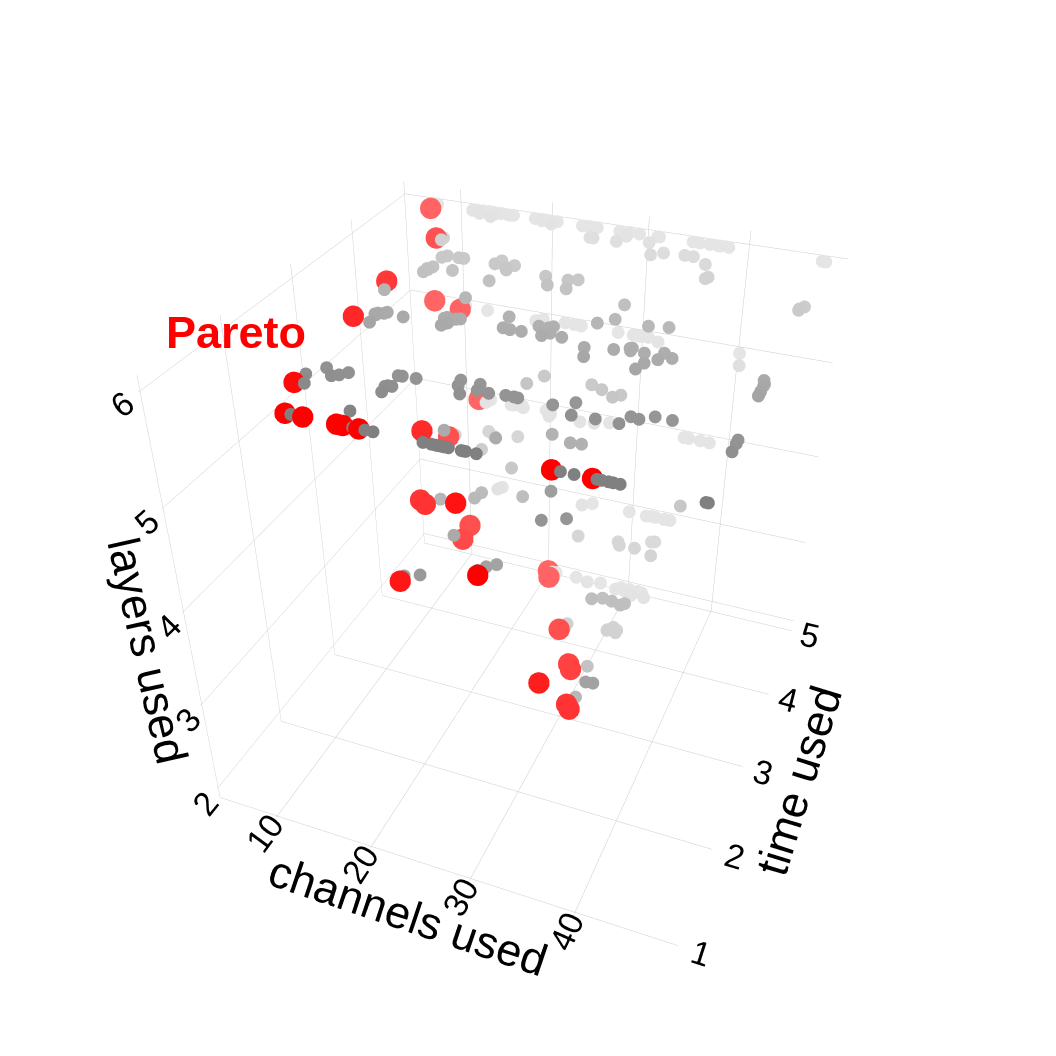

Notebook source saved alongside this figure:
### Code cell
scale = 2.5  # render at 2.5x, then shrink in LaTeX to 0.4 width

base_marker_p = 5
base_marker_np = 3
base_font = cfg_base.plotting.font.size
base_tick = 8
base_size = WIDTH * 0.4

fig = go.Figure()
for is_p, group in pareto_df.groupby("is_pareto"):
    depth = group["time_used"]
    depth_norm = (depth - depth.min()) / (depth.max() - depth.min() + 1e-8)
    base_color = "red" if is_p else "gray"
    r, g, b, _ = to_rgba(base_color)
    b_min, b_max = (0.0, 0.4) if is_p else (0.0, 0.8)
    brightnesses = b_min + depth_norm * (b_max - b_min)
    colors = [
        f"rgba({int((r + (1-r)*br)*255)},{int((g + (1-g)*br)*255)},{int((b + (1-b)*br)*255)},1)"
        for br in brightnesses
    ]
    fig.add_trace(go.Scatter3d(
        z=group["layers_used"],
        x=group["time_used"],
        y=group["channels_used"],
        mode="markers",
        marker=dict(
            size=(base_marker_p if is_p else base_marker_np) * scale,
            color=colors,
            line=dict(width=0),
        ),
        name="Pareto" if is_p else "Non-Pareto",
    ))

fig.update_layout(
    height=base_size * scale, width=base_size * scale,
    margin=dict(l=0, r=0, t=0, b=0),
    scene=dict(
        zaxis=dict(
            title=dict(text="layers used", font=dict(size=base_font * scale)),
            tickvals=[1, 2, 3, 4, 5, 6],
            ticktext=["1", "2", "3", "4", "5", "6"],
            tickfont=dict(size=base_tick * scale),
        ),
        yaxis=dict(
            title=dict(text="channels used", font=dict(size=base_font * scale)),
            tickvals=[10, 20, 30, 40],
            ticktext=["10", "20", "30", "40"],
            tickfont=dict(size=base_tick * scale),
        ),
        xaxis=dict(
            title=dict(text="time used", font=dict(size=base_font * scale)),
            autorange="reversed",
            tickvals=[1, 2, 3, 4, 5],
            ticktext=["1", "2", "3", "4", "5"],
            tickfont=dict(size=base_tick * scale),
        ),
    ),
    scene_camera=dict(eye=dict(x=2.0, y=0.8, z=1.5)),
    legend=dict(font=dict(size=base_tick * scale)),
)
fig.update_layout(
    scene=dict(
        annotations=[
            dict(
                showarrow=False,
                text="<b>Pareto</b>",
                font=dict(size=base_font * scale, color="red"),
                x=2, y=5, z=6,  # position near a Pareto point
                # arrowcolor="red",
                # arrowsize=2,
                # arrowwidth=1,
            ),
        ],
    ),
)

fig.show()
fig.write_html(str(figures_dir / "breadth_depth_time_pareto_3d_scatter.html"))

### Figure 1 — Plotly figure (JSON) as saved in the notebook; plotly's stock layout.template omitted (floating-point values rounded to 4 significant figures; data arrays with more than 128 entries replaced by an {"elided": "..."} marker saying what was removed)
{"data": [{"marker": {"color": {"elided": "339 str values"}, "line": {"width": 0}, "size": 7.5}, "mode": "markers", "name": "Non-Pareto", "type": "scatter3d", "x": {"elided": "339 float values"}, "y": {"elided": "339 float values"}, "z": {"elided": "339 int values"}}, {"marker": {"color": ["rgba(255,0,0,1)", "rgba(255,51,51,1)", "rgba(255,30,30,1)", "rgba(255,66,66,1)", "rgba(255,0,0,1)", "rgba(255,0,0,1)", "rgba(255,42,42,1)", "rgba(255,0,0,1)", "rgba(255,99,99,1)", "rgba(255,80,80,1)", "rgba(255,10,10,1)", "rgba(255,99,99,1)", "rgba(255,99,99,1)", "rgba(255,101,101,1)", "rgba(255,0,0,1)", "rgba(255,52,52,1)", "rgba(255,0,0,1)", "rgba(255,52,52,1)", "rgba(255,101,101,1)", "rgba(255,82,82,1)", "rgba(255,39,39,1)", "rgba(255,74,74,1)", "rgba(255,0,0,1)", "rgba(255,65,65,1)", "rgba(255,19,19,1)", "rgba(255,22,22,1)", "rgba(255,79,79,1)", "rgba(255,0,0,1)", "rgba(255,51,51,1)", "rgba(255,57,57,1)", "rgba(255,101,101,1)", "rgba(255,80,80,1)"], "line": {"width": 0}, "size": 12.5}, "mode": "markers", "name": "Pareto", "type": "scatter3d", "x": [1.103, 3.004, 2.241, 3.585, 1.103, 1.103, 2.668, 1.103, 4.787, 4.098, 1.494, 4.803, 4.775, 4.885, 1.103, 3.055, 1.103, 3.049, 4.885, 4.173, 2.563, 3.865, 1.103, 3.518, 1.835, 1.954, 4.033, 1.103, 3.006, 3.226, 4.854, 4.1], "y": [39.83, 31.0, 31.0, 28.5, 21.83, 20.5, 17.8, 17.17, 21.0, 14.67, 13.83, 10.6, 7.833, 7.2, 31.0, 30.5, 20.0, 15.0, 20.5, 11.67, 12.5, 15.0, 36.83, 29.0, 25.4, 19.0, 25.5, 15.67, 15.75, 11.83, 12.25, 12.5], "z": [6, 2, 3, 2, 6, 6, 5, 6, 2, 3, 6, 5, 6, 5, 5, 2, 6, 4, 2, 6, 6, 3, 6, 2, 5, 4, 2, 6, 4, 6, 4, 4]}], "layout": {"height": 1056, "legend": {"font": {"size": 20}}, "margin": {"b": 0, "l": 0, "r": 0, "t": 0}, "scene": {"annotations": [{"font": {"color": "red", "size": 45}, "showarrow": false, "text": "<b>Pareto</b>", "x": 2, "y": 5, "z": 6}], "camera": {"eye": {"x": 2, "y": 0.8, "z": 1.5}}, "xaxis": {"autorange": "reversed", "tickfont": {"size": 20}, "ticktext": ["1", "2", "3", "4", "5"], "tickvals": [1, 2, 3, 4, 5], "title": {"font": {"size": 45}, "text": "time used"}}, "yaxis": {"tickfont": {"size": 20}, "ticktext": ["10", "20", "30", "40"], "tickvals": [10, 20, 30, 40], "title": {"font": {"size": 45}, "text": "channels used"}}, "zaxis": {"tickfont": {"size": 20}, "ticktext": ["1", "2", "3", "4", "5", "6"], "tickvals": [1, 2, 3, 4, 5, 6], "title": {"font": {"size": 45}, "text": "layers used"}}}, "width": 1056}}
